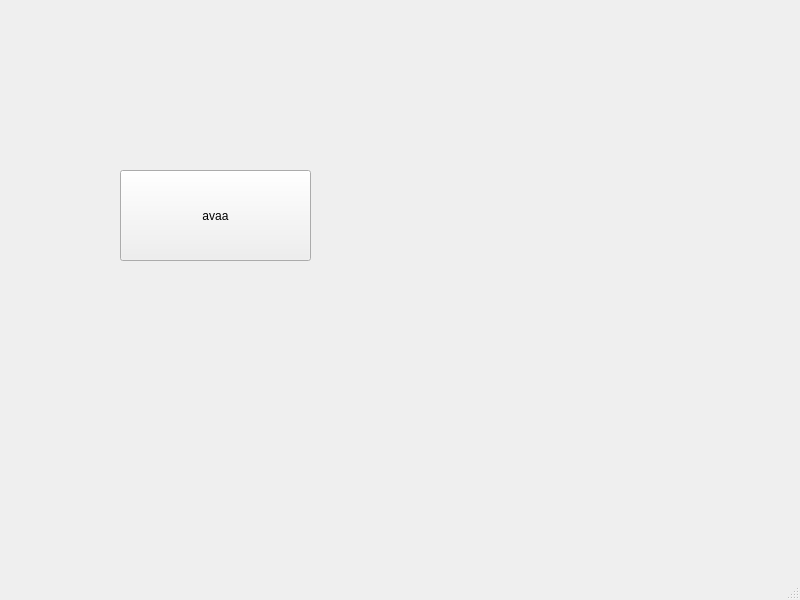
<?xml version="1.0" encoding="UTF-8"?>
<ui version="4.0">
 <class>MainWindow</class>
 <widget class="QMainWindow" name="MainWindow">
  <property name="geometry">
   <rect>
    <x>0</x>
    <y>0</y>
    <width>800</width>
    <height>600</height>
   </rect>
  </property>
  <property name="windowTitle">
   <string>MainWindow</string>
  </property>
  <widget class="QWidget" name="centralwidget">
   <widget class="QPushButton" name="avaa">
    <property name="geometry">
     <rect>
      <x>120</x>
      <y>170</y>
      <width>191</width>
      <height>91</height>
     </rect>
    </property>
    <property name="text">
     <string>avaa</string>
    </property>
   </widget>
  </widget>
  <widget class="QMenuBar" name="menubar">
   <property name="geometry">
    <rect>
     <x>0</x>
     <y>0</y>
     <width>800</width>
     <height>21</height>
    </rect>
   </property>
  </widget>
  <widget class="QStatusBar" name="statusbar"/>
 </widget>
 <resources/>
 <connections/>
</ui>
